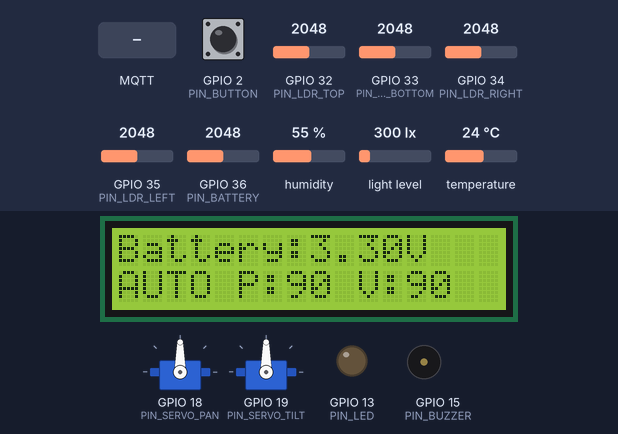
Recording of a program running on a simulated ESP32. Shown: 16×2 character LCD, 2 × servo, output pins drawn as LEDs (lit = HIGH), buzzer (waves = sounding). Inputs (shaded band) come from the test bench; at power-on: GPIO 2 (PIN_BUTTON) HIGH, GPIO 32 (PIN_LDR_TOP) = 2048, GPIO 33 (PIN_LDR_BOTTOM) = 2048, GPIO 34 (PIN_LDR_RIGHT) = 2048, GPIO 35 (PIN_LDR_LEFT) = 2048, GPIO 36 (PIN_BATTERY) = 2048, humidity 55 %, light level 300 lx, temperature 24 °C (analog values on the 0–4095 scale). WiFi joins after 1.5 s; servers stay silent unless stated; no MQTT or app messages arrive unless stated; what the program prints to the serial monitor is not drawn.

Above: at 4.4 s.
4.5 s: GPIO 2 (PIN_BUTTON) pulled LOW for 1 s
At 7.1 s:
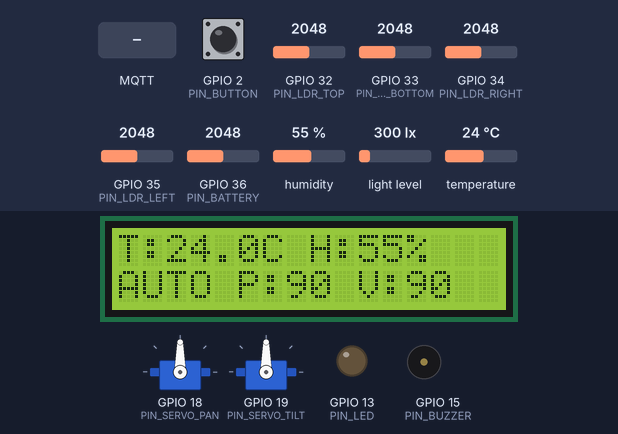
7.8 s: MQTT message "1" arrives on the first subscribed topic
At 10.3 s:
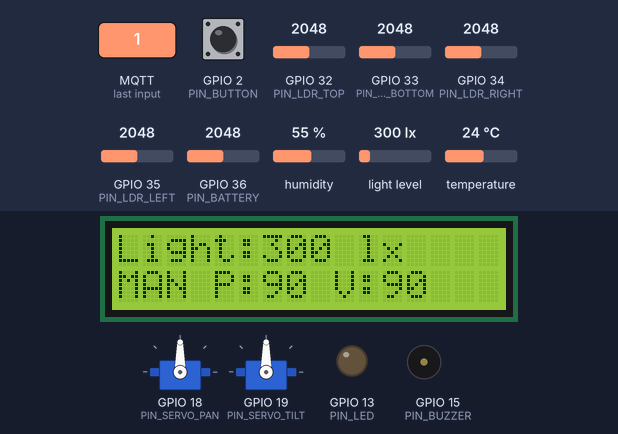
16.8 s: GPIO 2 (PIN_BUTTON) pulled LOW for 0.15 s
At 19.7 s:
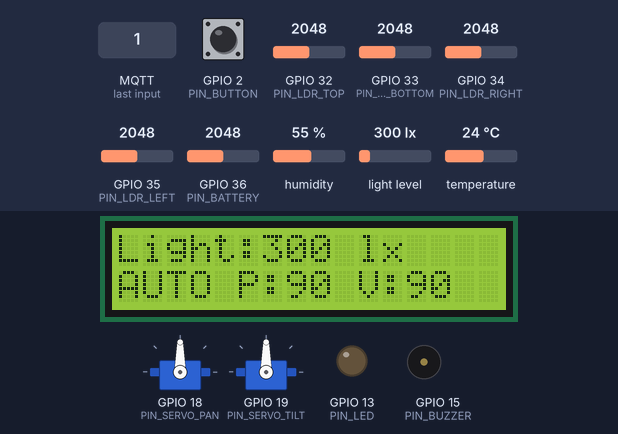
26.0 s: GPIO 32 (PIN_LDR_TOP) set to 2176
28.8 s: GPIO 32 (PIN_LDR_TOP) set to 2283
At 31.7 s:
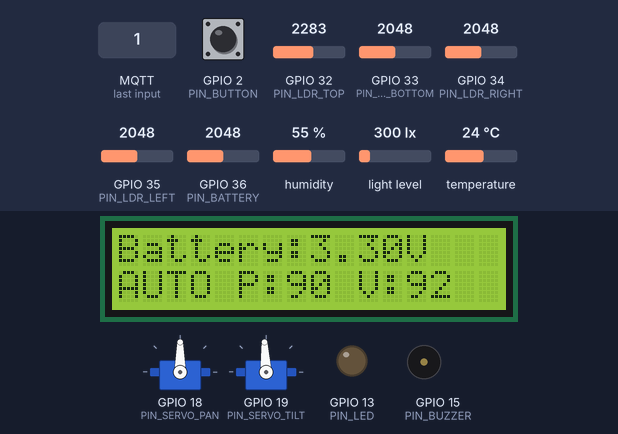
37.8 s: GPIO 2 (PIN_BUTTON) pulled LOW for 3.2 s
At 39.8 s:
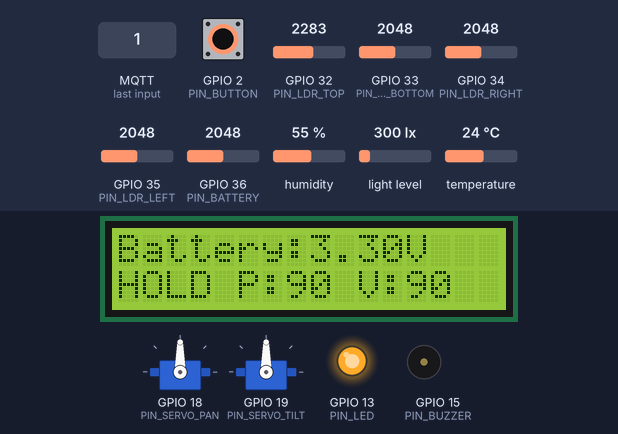
Timing chart, 0 to 42.6 s (numbered marks = the images above; inputs shaded):
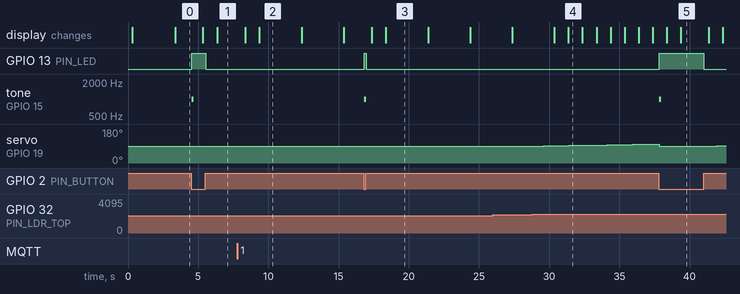

The program:

main.cpp
```cpp
/**
 * ============================================================================
 * Central University of Technology (CUT) - Smart Solar Tracking System
 * Hardware: Keyestudio KS0530 DIY Solar Tracking Kit driven by ESP32
 * Baseline Reference: Keyestudio KS0530 Lesson 19 (Solar Panel Device Functions)
 * ============================================================================
 */

#include <Arduino.h>
#include <WiFi.h>
#include <Wire.h>
#include <PubSubClient.h>
#include <ESP32Servo.h>
#include <DHT.h>
#include <BH1750.h>
#include <ArduinoJson.h>
#include <LCD_I2C.h>
#include "secrets.h"

// ============================================================================
// 1. NETWORK & MQTT BROKER CONFIGURATION (LOADED FROM include/secrets.h)
// ============================================================================
const char* WIFI_SSID         = SECRET_WIFI_SSID;
const char* WIFI_PASSWORD     = SECRET_WIFI_PASSWORD;

const char* MQTT_BROKER       = SECRET_MQTT_BROKER;
const uint16_t MQTT_PORT      = SECRET_MQTT_PORT;
const char* MQTT_CLIENT_ID    = SECRET_MQTT_CLIENT_ID;
const char* MQTT_USERNAME     = SECRET_MQTT_USERNAME;
const char* MQTT_PASSWORD     = SECRET_MQTT_PASSWORD;

const char* TOPIC_TELEMETRY   = MQTT_TOPIC_TELEMETRY;
const char* TOPIC_COMMAND     = MQTT_TOPIC_COMMAND;

// ============================================================================
// 2. ESP32 HARDWARE PIN MAPPINGS (LOADED FROM include/secrets.h)
// ============================================================================
// NOTE: Must use ESP32 ADC1 pins (GPIO 32-39) for LDR analog reads because
// ADC2 pins cannot be used simultaneously with Wi-Fi.
constexpr uint8_t PIN_LDR_RIGHT = CFG_PIN_LDR_RIGHT;
constexpr uint8_t PIN_LDR_LEFT = CFG_PIN_LDR_LEFT;
constexpr uint8_t PIN_LDR_TOP = CFG_PIN_LDR_TOP;
constexpr uint8_t PIN_LDR_BOTTOM = CFG_PIN_LDR_BOTTOM;

// Dual-Axis Micro Servos (PWM capable pins)
constexpr uint8_t PIN_SERVO_PAN        = CFG_PIN_SERVO_PAN;
constexpr uint8_t PIN_SERVO_TILT       = CFG_PIN_SERVO_TILT;

// Environmental Sensors
constexpr uint8_t PIN_DHT11            = CFG_PIN_DHT11;
constexpr uint8_t PIN_I2C_SDA          = CFG_PIN_I2C_SDA;
constexpr uint8_t PIN_I2C_SCL          = CFG_PIN_I2C_SCL;

// ============================================================================
// 3. TRACKING & STATE MACHINE CONSTANTS
// ============================================================================
enum class OperatingMode {
    AUTO,
    MANUAL
};

OperatingMode currentMode = OperatingMode::AUTO;

// Timers (milliseconds)
constexpr unsigned long TELEMETRY_INTERVAL_MS = 2000UL;  // Publish every 2 seconds
constexpr unsigned long MANUAL_TIMEOUT_MS     = 60000UL; // 60-second watchdog timeout
constexpr unsigned long TRACKING_STEP_MS      = 300UL;    // Allow the mechanism to settle between samples

unsigned long lastTelemetryPublishMs = 0;
unsigned long lastManualCommandMs    = 0;
unsigned long lastTrackingStepMs     = 0;

// Keyestudio KS0530 Servo Angle State & Mechanical Limits
int servoPanAngle  = 90;  // Horizontal (Azimuth) [0..180]
int servoTiltAngle = 90;  // Vertical (Elevation) [10..170]

constexpr int SERVO_PAN_MIN  = 70;
constexpr int SERVO_PAN_MAX  = 110;
constexpr int SERVO_TILT_MIN = 70;
constexpr int SERVO_TILT_MAX = 110;

// Deadband tolerance for 12-bit ESP32 ADC (0-4095, ~4x Arduino Uno's 10-bit 0-1023)
constexpr int LDR_TOLERANCE = 180;
constexpr int TRACKING_CONFIRMATIONS = 3;
int panPendingDirection = 0, tiltPendingDirection = 0;
int panConfirmations = 0, tiltConfirmations = 0;
constexpr bool BRIGHTER_IS_HIGHER = true;
// Reverse the relevant sign if the mounted axis moves away from the light.
constexpr int PAN_DIRECTION = -1;
constexpr int TILT_DIRECTION = 1;
constexpr uint8_t PIN_BATTERY = 36;
constexpr uint8_t PIN_BUTTON = 2;
constexpr uint8_t PIN_BUZZER = 15;
constexpr uint8_t PIN_LED = 13;
float batteryVoltage = 0.0f;
bool localHold = false;
bool lastRawButton = false;
unsigned long buttonChangedMs = 0;
unsigned long lastDisplayMs = 0;
unsigned long lastMqttAttemptMs = 0;
LCD_I2C lcd(0x27, 16, 2);

// Latest cached sensor readings
int ldrRight = 0;
int ldrLeft = 0;
int ldrTop = 0;
int ldrBottom = 0;
float temperatureC = 0.0f;
float humidityPct  = 0.0f;
float lightLux     = 0.0f;

// ============================================================================
// 4. PERIPHERAL INSTANCES
// ============================================================================
WiFiClient espClient;
PubSubClient mqttClient(espClient);

Servo panServo;
Servo tiltServo;

#define DHTTYPE DHT11
DHT dht(PIN_DHT11, DHTTYPE);
BH1750 lightMeter(0x23);
bool bh1750Ready = false;

// ============================================================================
// 5. HELPER FUNCTIONS: SENSORS & KEYESTUDIO KS0530 TRACKING LOGIC
// ============================================================================

/**
 * Reads Top (LCD side), Bottom (opposite), Left, and Right photoresistors.
 */
int readLdrAverage(uint8_t pin) {
    int total = 0;
    for (int i = 0; i < 8; ++i) total += analogRead(pin);
    return total / 8;
}

void readLdrSensors() {
    ldrRight = readLdrAverage(PIN_LDR_RIGHT);
    ldrLeft = readLdrAverage(PIN_LDR_LEFT);
    ldrTop = readLdrAverage(PIN_LDR_TOP);
    ldrBottom = readLdrAverage(PIN_LDR_BOTTOM);
}

// Require three consecutive errors outside the deadband in the same
// direction for EACH correction. Balanced or reversed readings reset it.
int confirmedTrackingStep(int error, int& pendingDirection, int& confirmations) {
    int direction = error > LDR_TOLERANCE ? 1 :
                    (error < -LDR_TOLERANCE ? -1 : 0);
    if (direction == 0) {
        pendingDirection = confirmations = 0;
        return 0;
    }
    if (direction != pendingDirection) {
        pendingDirection = direction;
        confirmations = 0;
    }
    if (++confirmations < TRACKING_CONFIRMATIONS) return 0;
    confirmations = 0;
    return direction;
}

/**
 * Reads DHT11 (OneWire/Single-bus) and BH1750 (I2C) environmental sensors.
 */
void readEnvironmentalSensors() {
    float t = dht.readTemperature();
    float h = dht.readHumidity();
    if (!isnan(t)) {
        temperatureC = t;
    }
    if (!isnan(h)) {
        humidityPct = h;
    }

    if (bh1750Ready && lightMeter.measurementReady()) {
        float lx = lightMeter.readLightLevel();
        if (lx >= 0.0f) {
            lightLux = lx;
        }
    }
}

/**
 * Keyestudio KS0530 Lesson 19 Dual-Axis Light Tracking Algorithm
 * Compares top vs. bottom and left vs. right LDR readings directly
 * and nudges the Pan (Horizontal) and Tilt (Vertical) servos toward the
 * brightest light source.
 */
void runKeyestudioAutoTracking() {
    readLdrSensors();

    // LCD reference: Top=GPIO32, Bottom=GPIO33, Left=GPIO35, Right=GPIO34.
    int diffVert  = ldrTop - ldrBottom;
    int diffHoriz = ldrLeft - ldrRight;

    if (!BRIGHTER_IS_HIGHER) {
        diffVert = -diffVert;
        diffHoriz = -diffHoriz;
    }
    int tiltStep = confirmedTrackingStep(diffVert, tiltPendingDirection, tiltConfirmations);
    int panStep = confirmedTrackingStep(diffHoriz, panPendingDirection, panConfirmations);
    int nextTilt = constrain(servoTiltAngle + tiltStep * TILT_DIRECTION,
                             SERVO_TILT_MIN, SERVO_TILT_MAX);
    int nextPan = constrain(servoPanAngle + panStep * PAN_DIRECTION,
                            SERVO_PAN_MIN, SERVO_PAN_MAX);
    if (nextTilt != servoTiltAngle) {
        servoTiltAngle = nextTilt;
        tiltServo.write(servoTiltAngle);
    }
    if (nextPan != servoPanAngle) {
        servoPanAngle = nextPan;
        panServo.write(servoPanAngle);
    }
}

// ============================================================================
// 6. MQTT CALLBACK & TELEMETRY PUBLISHER
// ============================================================================

/**
 * Handles incoming JSON commands on "solar/command":
 * Example payload: {"mode": "MANUAL", "action": "UP", "step": 5}
 */
void onMqttMessage(char* topic, byte* payload, unsigned int length) {
    if (localHold || digitalRead(PIN_BUTTON) == LOW) return; // Physical control takes priority.
    JsonDocument doc;
    DeserializationError err = deserializeJson(doc, payload, length);
    if (err) {
        Serial.print(F("[MQTT] JSON parse error: "));
        Serial.println(err.c_str());
        return;
    }

    const char* action = doc["action"] | "TAKE_CONTROL";
    int step           = constrain(doc["step"] | 5, 1, 45);
    if (strcmp(action, "TAKE_CONTROL") && strcmp(action, "RELEASE") &&
        strcmp(action, "UP") && strcmp(action, "DOWN") &&
        strcmp(action, "LEFT") && strcmp(action, "RIGHT")) return;

    if (strcmp(action, "RELEASE") == 0) {
        currentMode = OperatingMode::AUTO;
        Serial.println(F("[STATE] Reverted to AUTO mode via RELEASE command."));
        return;
    }

    // Enter or refresh MANUAL mode and reset the 60-second watchdog timer
    currentMode          = OperatingMode::MANUAL;
    lastManualCommandMs  = millis();

    if (strcmp(action, "UP") == 0) {
        servoTiltAngle = constrain(servoTiltAngle + step * TILT_DIRECTION, SERVO_TILT_MIN, SERVO_TILT_MAX);
        tiltServo.write(servoTiltAngle);
    } else if (strcmp(action, "DOWN") == 0) {
        servoTiltAngle = constrain(servoTiltAngle - step * TILT_DIRECTION, SERVO_TILT_MIN, SERVO_TILT_MAX);
        tiltServo.write(servoTiltAngle);
    } else if (strcmp(action, "LEFT") == 0) {
        servoPanAngle = constrain(servoPanAngle + step * PAN_DIRECTION, SERVO_PAN_MIN, SERVO_PAN_MAX);
        panServo.write(servoPanAngle);
    } else if (strcmp(action, "RIGHT") == 0) {
        servoPanAngle = constrain(servoPanAngle - step * PAN_DIRECTION, SERVO_PAN_MIN, SERVO_PAN_MAX);
        panServo.write(servoPanAngle);
    }

    Serial.printf(
        "[MANUAL] Action=%s | Pan=%d° | Tilt=%d° | Watchdog reset (60s)\n",
        action,
        servoPanAngle,
        servoTiltAngle
    );
}

/**
 * Publishes all sensor and state telemetry to "solar/telemetry".
 */
void publishTelemetry() {
    readLdrSensors();
    JsonDocument doc;
    doc["ldr_right"] = ldrRight;
    doc["ldr_left"] = ldrLeft;
    doc["ldr_top"] = ldrTop;
    doc["ldr_bottom"] = ldrBottom;
    doc["servo_pan"]        = servoPanAngle;
    doc["servo_tilt"]       = servoTiltAngle;
    doc["temperature"]      = serialized(String(temperatureC, 1));
    doc["humidity"]         = serialized(String(humidityPct, 1));
    doc["lux"]              = serialized(String(lightLux, 1));
    doc["current_mode"]     = (currentMode == OperatingMode::MANUAL) ? "MANUAL" : "AUTO";

    doc["battery_voltage"] = batteryVoltage;
    doc["local_hold"] = localHold;

    char buffer[512];
    size_t n = serializeJson(doc, buffer, sizeof(buffer));
    mqttClient.publish(TOPIC_TELEMETRY, buffer, n);
}

/**
 * Ensures Wi-Fi and MQTT connections remain active.
 */
void ensureMqttConnected() {
    if (WiFi.status() != WL_CONNECTED) {
        return;
    }
    if (!mqttClient.connected()) {
        if (millis() - lastMqttAttemptMs < 5000UL) return;
        lastMqttAttemptMs = millis();
        Serial.print(F("[MQTT] Connecting to broker... "));
        bool connected = false;
        if (strlen(MQTT_USERNAME) > 0) {
            connected = mqttClient.connect(MQTT_CLIENT_ID, MQTT_USERNAME, MQTT_PASSWORD);
        } else {
            connected = mqttClient.connect(MQTT_CLIENT_ID);
        }

        if (connected) {
            Serial.println(F("connected!"));
            mqttClient.subscribe(TOPIC_COMMAND);
        } else {
            Serial.printf("failed (rc=%d)\n", mqttClient.state());
        }
    }
}

// ============================================================================
// 7. ARDUINO SETUP & MAIN LOOP
// ============================================================================

void setup() {
    Serial.begin(115200);
    delay(200);
    Serial.println(F("\n=== CUT Smart Solar Tracker (Keyestudio KS0530 + ESP32) ==="));

    // Configure ESP32 12-bit ADC resolution for the 4 LDR pins
    analogReadResolution(12);
    pinMode(PIN_LDR_RIGHT, INPUT);
    pinMode(PIN_LDR_LEFT, INPUT);
    pinMode(PIN_LDR_TOP, INPUT);
    pinMode(PIN_LDR_BOTTOM, INPUT);

    pinMode(PIN_BATTERY, INPUT);
    analogSetPinAttenuation(PIN_BATTERY, ADC_11db);
    pinMode(PIN_BUTTON, INPUT_PULLUP);
    pinMode(PIN_LED, OUTPUT);
    pinMode(PIN_BUZZER, OUTPUT);
    digitalWrite(PIN_LED, LOW);
    digitalWrite(PIN_BUZZER, LOW);
    Wire.begin(PIN_I2C_SDA, PIN_I2C_SCL);
    lcd.begin();
    lcd.backlight();
    lcd.clear();
    lcd.print("Keep hands clear");
    lcd.setCursor(0, 1);
    lcd.print("Moving in 3s");
    delay(3000);

    // Allocate hardware PWM timers for ESP32Servo and attach Pan/Tilt servos
    ESP32PWM::allocateTimer(0);
    ESP32PWM::allocateTimer(1);
    panServo.setPeriodHertz(50);
    tiltServo.setPeriodHertz(50);
    panServo.attach(PIN_SERVO_PAN);
    tiltServo.attach(PIN_SERVO_TILT);

    panServo.write(servoPanAngle);
    tiltServo.write(servoTiltAngle);

    // Initialize DHT11 & I2C BH1750 sensors
    dht.begin();
    bh1750Ready = lightMeter.begin(BH1750::CONTINUOUS_HIGH_RES_MODE);
    if (!bh1750Ready) {
        Serial.println(F("[WARN] BH1750 not detected on I2C bus (0x23)."));
    }

    // Start Wi-Fi asynchronously; local controls work without a network.
    WiFi.mode(WIFI_STA);
    WiFi.setAutoReconnect(true);
    WiFi.begin(WIFI_SSID, WIFI_PASSWORD);
    espClient.setConnectionTimeout(250);

    // Configure MQTT client
    mqttClient.setServer(MQTT_BROKER, MQTT_PORT);
    mqttClient.setCallback(onMqttMessage);
    mqttClient.setBufferSize(768);
    mqttClient.setSocketTimeout(1);
}

void lcdRow(uint8_t row, const char* text) {
    char padded[17];
    snprintf(padded, sizeof(padded), "%-16.16s", text);
    lcd.setCursor(0, row);
    lcd.print(padded);
}

void handleLocalButton(unsigned long now) {
    bool pressed = digitalRead(PIN_BUTTON) == LOW;
    if (pressed != lastRawButton) {
        lastRawButton = pressed;
        buttonChangedMs = now;
    }
    if (now - buttonChangedMs < 30 || pressed == localHold) return;
    localHold = pressed;
    digitalWrite(PIN_LED, localHold ? HIGH : LOW);
    currentMode = localHold ? OperatingMode::MANUAL : OperatingMode::AUTO;
    if (localHold) {
        servoPanAngle = servoTiltAngle = 90;
        panServo.write(90);
        tiltServo.write(90);
        tone(PIN_BUZZER, 1000, 150);
    }
}

void updateLocalDisplay(unsigned long now) {
    char line[17];
    switch ((now / 3000UL) % 3) {
        case 0:
            if (bh1750Ready) snprintf(line, sizeof(line), "Light:%.0f lx", lightLux);
            else snprintf(line, sizeof(line), "BH1750 error");
            break;
        case 1: snprintf(line, sizeof(line), "Battery:%.2fV", batteryVoltage); break;
        default: snprintf(line, sizeof(line), "T:%.1fC H:%.0f%%", temperatureC, humidityPct);
    }
    lcdRow(0, line);
    snprintf(line, sizeof(line), "%s P:%d V:%d", localHold ? "HOLD" :
             (currentMode == OperatingMode::AUTO ? "AUTO" : "MAN"), servoPanAngle, servoTiltAngle);
    lcdRow(1, line);
}

void loop() {
    unsigned long now = millis();
    handleLocalButton(now);
    if (localHold || currentMode == OperatingMode::MANUAL) {
        panPendingDirection = tiltPendingDirection = 0;
        panConfirmations = tiltConfirmations = 0;
        lastTrackingStepMs = now;
    }
    if (!localHold && currentMode == OperatingMode::MANUAL &&
        now - lastManualCommandMs >= MANUAL_TIMEOUT_MS) currentMode = OperatingMode::AUTO;

    if (!localHold && currentMode == OperatingMode::AUTO &&
        now - lastTrackingStepMs >= TRACKING_STEP_MS) {
        lastTrackingStepMs = now;
        runKeyestudioAutoTracking();
    }
    // Sample locally even when the broker is unavailable.
    if (now - lastTelemetryPublishMs >= TELEMETRY_INTERVAL_MS) {
        lastTelemetryPublishMs = now;
        readLdrSensors();
        readEnvironmentalSensors();
        uint32_t millivolts = 0;
        for (int i = 0; i < 20; ++i) millivolts += analogReadMilliVolts(PIN_BATTERY);
        batteryVoltage = millivolts / 20.0f * 2.0f / 1000.0f;
        Serial.printf("Top:%d Bottom:%d Left:%d Right:%d | Pan:%d Tilt:%d | Battery:%.2fV Lux:%.1f\n",
                      ldrTop, ldrBottom, ldrLeft, ldrRight, servoPanAngle, servoTiltAngle,
                      batteryVoltage, lightLux);
        if (mqttClient.connected()) publishTelemetry();
    }
    if (now - lastDisplayMs >= 1000UL) {
        lastDisplayMs = now;
        updateLocalDisplay(now);
    }
    // Bounded, spaced retries rather than a connection attempt every loop.
    ensureMqttConnected();
    mqttClient.loop();
    delay(2);
}
```

Source omitted: secrets.h (2310 bytes)

Measured:
- the behaviour switches between 2228 and 2229 on GPIO 32 (PIN_LDR_TOP) (found by bisection; images 3 and 4)
- after the input at 4.5 s, GPIO 13 (PIN_LED): LOW → HIGH at once, → LOW 0.99 s later; tone on GPIO 15 (PIN_BUZZER): silent → 1000 Hz at once, → silent 0.15 s later; the display: first changes after 0.84 s (image 1 shows a later state)
- after the input at 7.8 s, the display: first changes after 0.57 s (image 2 shows a later state)
- after the input at 16.8 s, GPIO 13 (PIN_LED): LOW → HIGH at once, → LOW 0.15 s later; tone on GPIO 15 (PIN_BUZZER): silent → 1000 Hz at once, → silent 0.15 s later; the display: first changes after 0.57 s (image 3 shows a later state)
- after the input at 28.8 s, servo on GPIO 19 (PIN_SERVO_TILT): moves from 90° to 100° over 8.1 s, starting after 0.82 s
- after the input at 37.8 s, GPIO 13 (PIN_LED): LOW → HIGH at once, → LOW 3.2 s later; tone on GPIO 15 (PIN_BUZZER): silent → 1000 Hz at once, → silent 0.15 s later; the display: first changes after 0.58 s (image 5 shows a later state)
- what the display in image 2 shows lasts 3.0 s, from 9.4 s to 12.4 s
